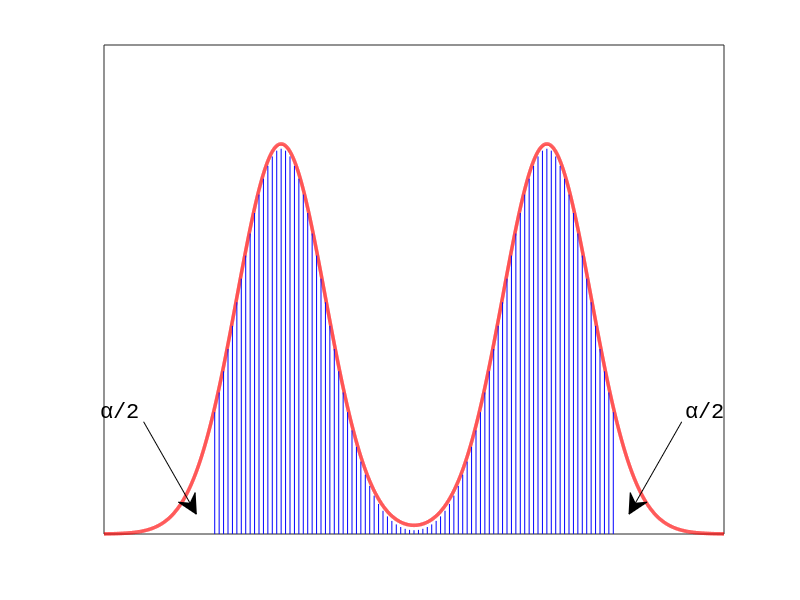

MATLAB code to generate this figure: (Note: this script raises an error after producing the figure.)
%Illustration of central vs high posterior density intervals. 
%Written by Matthew Dunham
function postDensityIntervals


func = @(x)normpdf(x,0,1) + normpdf(x,6,1);
domain = -4:0.001:10;
mainPlot;
shade(func,0,-1.5,7.5,'b');
set(gca,'XTick',[],'YTick',[]);
annotation(gcf,'textarrow',[0.1795 0.2454],[0.2971 0.1431],'TextEdgeColor','none','FontSize',16,'FontName','Courier New','String',{'\alpha/2'});
annotation(gcf,'textarrow',[0.8522 0.7863],[0.2971 0.1431],'TextEdgeColor','none','FontSize',16,'FontName','Courier New','String',{'\alpha/2'});
if doPrintPmtk, doPrintPmtkFigures('centralInterval'); end;

figure;
mainPlot;
shade(func,0,-1.5,1.5,'b');
shade(func,0,4.5,7.5,'b');
line([-4;10],[func(-1.5),func(-1.5)],'Color','b','LineWidth',2);
set(gca,'XTick',[],'YTick',func(-1.5),'YTickLabel','pMIN');
if doPrintPmtk, doPrintPmtkFigures('HDP'); end;


function mainPlot
    plot(domain,func(domain),'-r','LineWidth',2.5);
    axis([-4,10,0,0.5]);  
end


%Shade under the specified function between 'left' and 'right' end points and
%above 'lower'.
function shade(func,lower,left,right,color)
    hold on;
    res = left:0.1:right;
    x = repmat(res,2,1);
    y = [lower*ones(1,length(res)) ; func(res)-0.005];
    line(x,y,'Color',color);
end

end
